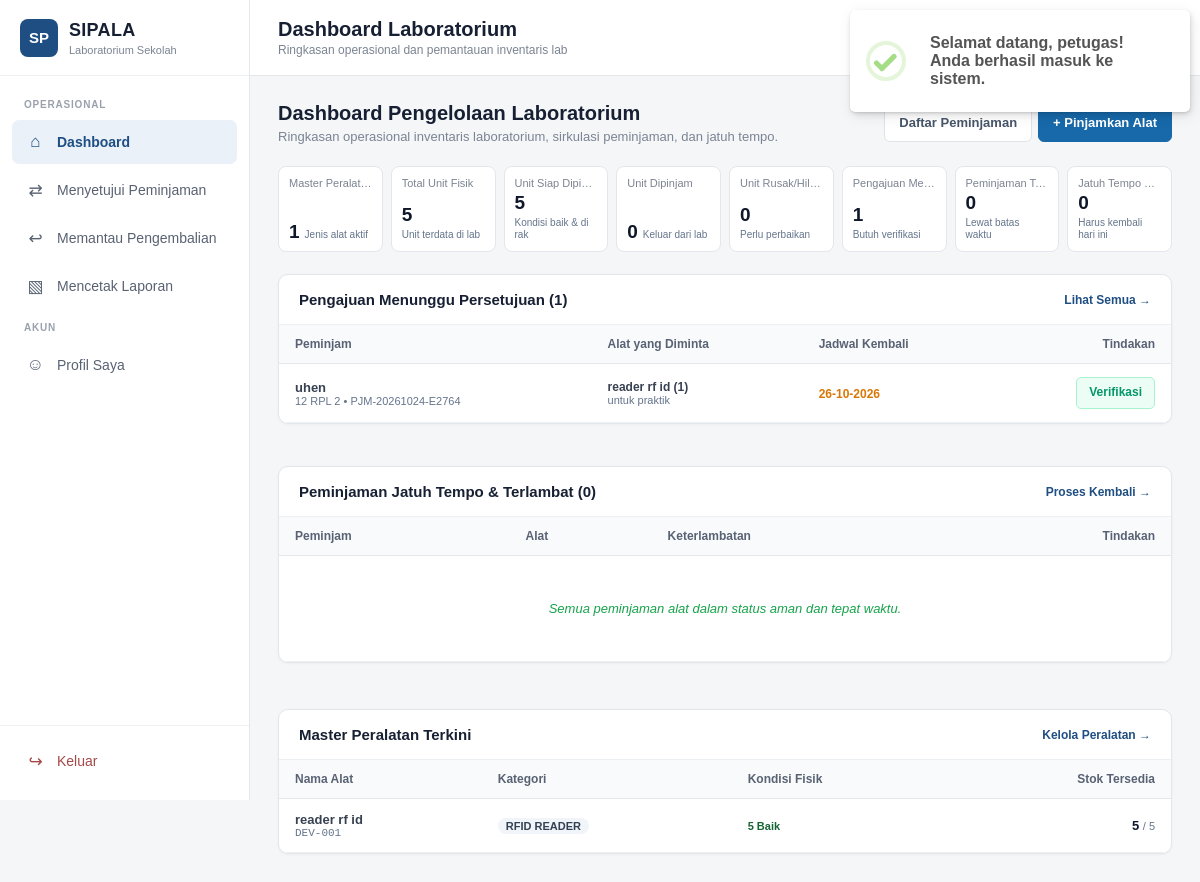
/admin/dashboard.php (signed in), run on the app's committed database.
### tables this page shows
CREATE TABLE `peminjaman` (
  `id` int(10) unsigned NOT NULL AUTO_INCREMENT,
  `kode_peminjaman` varchar(30) NOT NULL,
  `user_id` int(10) unsigned NOT NULL,
  `rfid_uid` varchar(100) DEFAULT NULL,
  `rfid_verified_at` datetime DEFAULT NULL,
  `rfid_verified_by` int(10) unsigned DEFAULT NULL,
  `tanggal_pengajuan` date NOT NULL,
  `tanggal_pinjam` date NOT NULL,
  `tanggal_rencana_kembali` date NOT NULL,
  `tanggal_realisasi_kembali` date DEFAULT NULL,
  `keperluan` text NOT NULL,
  `status` enum('MENUNGGU','DISETUJUI','SIAP_DIAMBIL','DIPINJAM','MENUNGGU_PENGEMBALIAN','SELESAI','DITOLAK','TERLAMBAT','DIBATALKAN') NOT NULL DEFAULT 'MENUNGGU',
  `alasan_penolakan` text DEFAULT NULL,
  `catatan` text DEFAULT NULL,
  `disetujui_oleh` int(10) unsigned DEFAULT NULL,
  `tanggal_disetujui` datetime DEFAULT NULL,
  `created_at` timestamp NOT NULL DEFAULT current_timestamp(),
  `updated_at` timestamp NOT NULL DEFAULT current_timestamp() ON UPDATE current_timestamp(),
  PRIMARY KEY (`id`),
  UNIQUE KEY `uq_peminjaman_kode` (`kode_peminjaman`),
  KEY `idx_peminjaman_user_status` (`user_id`,`status`),
  KEY `idx_peminjaman_status` (`status`),
  KEY `idx_peminjaman_petugas` (`disetujui_oleh`),
  KEY `idx_peminjaman_tanggal_pinjam` (`tanggal_pinjam`),
  KEY `idx_peminjaman_tanggal_kembali` (`tanggal_rencana_kembali`),
  CONSTRAINT `fk_peminjaman_petugas` FOREIGN KEY (`disetujui_oleh`) REFERENCES `users` (`id`) ON UPDATE CASCADE,
  CONSTRAINT `fk_peminjaman_user` FOREIGN KEY (`user_id`) REFERENCES `users` (`id`) ON UPDATE CASCADE,
  CONSTRAINT `chk_tanggal_peminjaman` CHECK (`tanggal_rencana_kembali` >= `tanggal_pinjam`)
);

CREATE TABLE `users` (
  `id` int(10) unsigned NOT NULL AUTO_INCREMENT,
  `nama` varchar(100) NOT NULL,
  `nis` varchar(32) DEFAULT NULL,
  `username` varchar(50) NOT NULL,
  `password` varchar(255) NOT NULL,
  `role` enum('admin','petugas','peminjam') NOT NULL DEFAULT 'peminjam',
  `kelas` varchar(50) DEFAULT NULL,
  `rfid_uid` varchar(100) DEFAULT NULL,
  `no_hp` varchar(25) DEFAULT NULL,
  `alamat` text DEFAULT NULL,
  `foto` varchar(255) DEFAULT NULL,
  `status` enum('aktif','nonaktif') NOT NULL DEFAULT 'aktif',
  `created_at` timestamp NOT NULL DEFAULT current_timestamp(),
  `updated_at` timestamp NOT NULL DEFAULT current_timestamp() ON UPDATE current_timestamp(),
  PRIMARY KEY (`id`),
  UNIQUE KEY `uq_users_username` (`username`),
  UNIQUE KEY `uq_users_nis` (`nis`),
  UNIQUE KEY `uq_users_rfid` (`rfid_uid`),
  KEY `idx_users_role_status` (`role`,`status`),
  KEY `idx_users_nama` (`nama`)
);

CREATE TABLE `peralatan` (
  `id` int(10) unsigned NOT NULL AUTO_INCREMENT,
  `kode_barang` varchar(50) NOT NULL,
  `nama_barang` varchar(150) NOT NULL,
  `kategori_id` int(10) unsigned NOT NULL,
  `jumlah` int(10) unsigned NOT NULL DEFAULT 0,
  `jumlah_tersedia` int(10) unsigned NOT NULL DEFAULT 0,
  `kondisi` enum('Baik','Rusak Ringan','Rusak Berat') NOT NULL DEFAULT 'Baik',
  `lokasi` varchar(150) NOT NULL,
  `deskripsi` text DEFAULT NULL,
  `foto` varchar(255) DEFAULT NULL,
  `status` enum('aktif','nonaktif') NOT NULL DEFAULT 'aktif',
  `created_at` timestamp NOT NULL DEFAULT current_timestamp(),
  `updated_at` timestamp NOT NULL DEFAULT current_timestamp() ON UPDATE current_timestamp(),
  PRIMARY KEY (`id`),
  UNIQUE KEY `uq_peralatan_kode` (`kode_barang`),
  KEY `idx_peralatan_kategori` (`kategori_id`),
  KEY `idx_peralatan_status` (`status`),
  KEY `idx_peralatan_nama` (`nama_barang`),
  CONSTRAINT `fk_peralatan_kategori` FOREIGN KEY (`kategori_id`) REFERENCES `kategori` (`id`) ON UPDATE CASCADE,
  CONSTRAINT `chk_peralatan_stok` CHECK (`jumlah_tersedia` <= `jumlah`)
);

CREATE TABLE `kategori` (
  `id` int(10) unsigned NOT NULL AUTO_INCREMENT,
  `nama_kategori` varchar(100) NOT NULL,
  `deskripsi` text DEFAULT NULL,
  `created_at` timestamp NOT NULL DEFAULT current_timestamp(),
  `updated_at` timestamp NOT NULL DEFAULT current_timestamp() ON UPDATE current_timestamp(),
  PRIMARY KEY (`id`),
  UNIQUE KEY `uq_kategori_nama` (`nama_kategori`)
);

### admin/dashboard.php (the view, shortened to what the rows shown need)
<?php
require_once __DIR__ . '/includes/admin.php';
$stmtWaiting = $pdo->query("
    SELECT p.id, p.kode_peminjaman, p.tanggal_pengajuan, p.tanggal_rencana_kembali, p.status, p.keperluan,
           u.nama AS nama_peminjam, u.nis, u.kelas,
           COALESCE(SUM(d.jumlah), 0) AS total_item,
           GROUP_CONCAT(CONCAT(COALESCE(pr.nama_barang, d.nama_barang_snapshot, 'Alat'), ' (', d.jumlah, ')') SEPARATOR ', ') AS daftar_alat
    FROM peminjaman p
    JOIN users u ON u.id = p.user_id
    LEFT JOIN detail_peminjaman d ON d.peminjaman_id = p.id
    LEFT JOIN peralatan pr ON pr.id = d.peralatan_id
    WHERE p.status = 'MENUNGGU'
    GROUP BY p.id, p.kode_peminjaman, p.tanggal_pengajuan, p.tanggal_rencana_kembali, p.status, p.keperluan, u.nama, u.nis, u.kelas
    ORDER BY p.id DESC
    LIMIT 6
");
$pendingLoans = $stmtWaiting->fetchAll();
$isAdmin = (($_SESSION['role'] ?? '') === 'admin');
$recentEquipment = $pdo->query("
    SELECT p.id, p.kode_barang, p.nama_barang, p.jumlah, p.jumlah_tersedia, k.nama_kategori,
           COALESCE(SUM(CASE WHEN u.kondisi = 'Baik' THEN 1 ELSE 0 END), 0) AS unit_baik,
           COALESCE(SUM(CASE WHEN u.kondisi = 'Rusak Ringan' THEN 1 ELSE 0 END), 0) AS unit_rusak_ringan,
           COALESCE(SUM(CASE WHEN u.kondisi = 'Rusak Berat' THEN 1 ELSE 0 END), 0) AS unit_rusak_berat
    FROM peralatan p
    LEFT JOIN kategori k ON k.id = p.kategori_id
    LEFT JOIN unit_peralatan u ON u.peralatan_id = p.id
    WHERE p.status = 'aktif'
    GROUP BY p.id, p.kode_barang, p.nama_barang, p.jumlah, p.jumlah_tersedia, k.nama_kategori
    ORDER BY p.id DESC
    LIMIT 5
")->fetchAll();
?>
<div class="head">
    <div>
        <h2>Dashboard Pengelolaan Laboratorium</h2>
    </div>
</div>
<div style="display:grid;grid-template-columns:repeat(auto-fit, minmax(460px, 1fr));gap:20px;margin-bottom:24px;">
    <div class="panel">
        <div class="table-wrap">
            <table>
                <thead>
                    <tr>
                        <th>Peminjam</th>
                        <th>Alat yang Diminta</th>
                        <th>Jadwal Kembali</th>
                        <th style="text-align:right;">Tindakan</th>
                    </tr>
                </thead>
                <tbody>
                    <?php if (empty($pendingLoans)): ?>
                        <tr>
                            <td colspan="4"><div class="empty">Tidak ada pengajuan peminjaman baru yang menunggu.</div></td>
                        </tr>
                    <?php else: ?>
                        <?php foreach ($pendingLoans as $pl): ?>
                            <tr>
                                <td>
                                    <strong><?= e($pl['nama_peminjam']) ?></strong>
                                    <div style="font-size:11px;color:#64748b;"><?= e($pl['kelas']) ?> &bull; <?= e($pl['kode_peminjaman']) ?></div>
                                </td>
                                <td>
                                    <div style="font-size:12px;font-weight:600;"><?= e($pl['daftar_alat'] ?: '-') ?></div>
                                    <div style="font-size:11px;color:#64748b;"><?= e($pl['keperluan']) ?></div>
                                </td>
                                <td>
                                    <span style="font-size:12px;color:#d97706;font-weight:600;">
                                        <?= date('d-m-Y', strtotime($pl['tanggal_rencana_kembali'])) ?>
                                    </span>
                                </td>
                                <td style="text-align:right;">
                                    <div class="actions" style="justify-content:flex-end;">
                                        <?php if ($isAdmin): ?>
                                            <a class="btn btn-sm" href="peminjaman/detail.php?id=<?= $pl['id'] ?>">Detail</a>
                                        <?php else: ?>
                                            <a class="btn btn-sm btn-ok" href="peminjaman/index.php">Verifikasi</a>
                                        <?php endif; ?>
                                    </div>
                                </td>
                            </tr>
                        <?php endforeach; ?>
                    <?php endif; ?>
                </tbody>
            </table>
        </div>
    </div>
    <div class="panel">
        <div class="table-wrap">
            <table>
                <thead>
                    <tr>
                        <th>Peminjam</th>
                        <th>Alat</th>
                        <th>Keterlambatan</th>
                        <th style="text-align:right;">Tindakan</th>
                    </tr>
                </thead>
            </table>
        </div>
    </div>
</div>
<div style="display:grid;grid-template-columns:repeat(auto-fit, minmax(460px, 1fr));gap:20px;">
    <div class="panel">
        <div class="table-wrap">
            <table>
                <thead>
                    <tr>
                        <th>Nama Alat</th>
                        <th>Kategori</th>
                        <th>Kondisi Fisik</th>
                        <th style="text-align:right;">Stok Tersedia</th>
                    </tr>
                </thead>
                <tbody>
                    <?php if (empty($recentEquipment)): ?>
                        <tr>
                            <td colspan="4"><div class="empty">Belum ada master peralatan terdaftar.</div></td>
                        </tr>
                    <?php else: ?>
                        <?php foreach ($recentEquipment as $eq): ?>
                            <tr>
                                <td>
                                    <strong><?= e($eq['nama_barang']) ?></strong>
                                    <div style="font-size:11px;color:#64748b;font-family:monospace;"><?= e($eq['kode_barang']) ?></div>
                                </td>
                                <td>
                                    <span style="font-size:11px;background:#f1f5f9;color:#334155;padding:2px 8px;border-radius:12px;font-weight:600;">
                                        <?= e($eq['nama_kategori'] ?: 'Umum') ?>
                                    </span>
                                </td>
                                <td style="font-size:11px;">
                                    <span style="color:#166534;font-weight:600;"><?= (int)$eq['unit_baik'] ?> Baik</span>
                                </td>
                                <td style="text-align:right;">
                                    <strong style="color:#0f172a;"><?= (int)$eq['jumlah_tersedia'] ?></strong>
                                    <span style="font-size:11px;color:#64748b;">/ <?= (int)$eq['jumlah'] ?></span>
                                </td>
                            </tr>
                        <?php endforeach; ?>
                    <?php endif; ?>
                </tbody>
            </table>
        </div>
    </div>
</div>

### data on the page
peminjaman: user.nama "uhen", user.kelas "12 RPL 2", kode_peminjaman "PJM-20261024-E2764", daftar_alat "reader rf id (1)", keperluan "untuk praktik", tanggal_rencana_kembali "26-10-2026"
peralatan: nama_barang "reader rf id", kode_barang "DEV-001", kategori.nama_kategori "RFID READER", unit_baik "5", jumlah_tersedia "5", jumlah "5"

### other printed values
$title "Dashboard Laboratorium"
$subtitle "Ringkasan operasional dan pemantauan inventaris lab"
$totalJenisAlat "1"
$totalUnits "5"
$unitTersedia "5"
$unitDipinjam "0"
$unitRusak "0"
$pengajuanMenunggu "1"
$peminjamanTerlambat "0"
$jatuhTempoHariIni "0"
count($pendingLoans) "1"
count($overdueLoans) "0"
